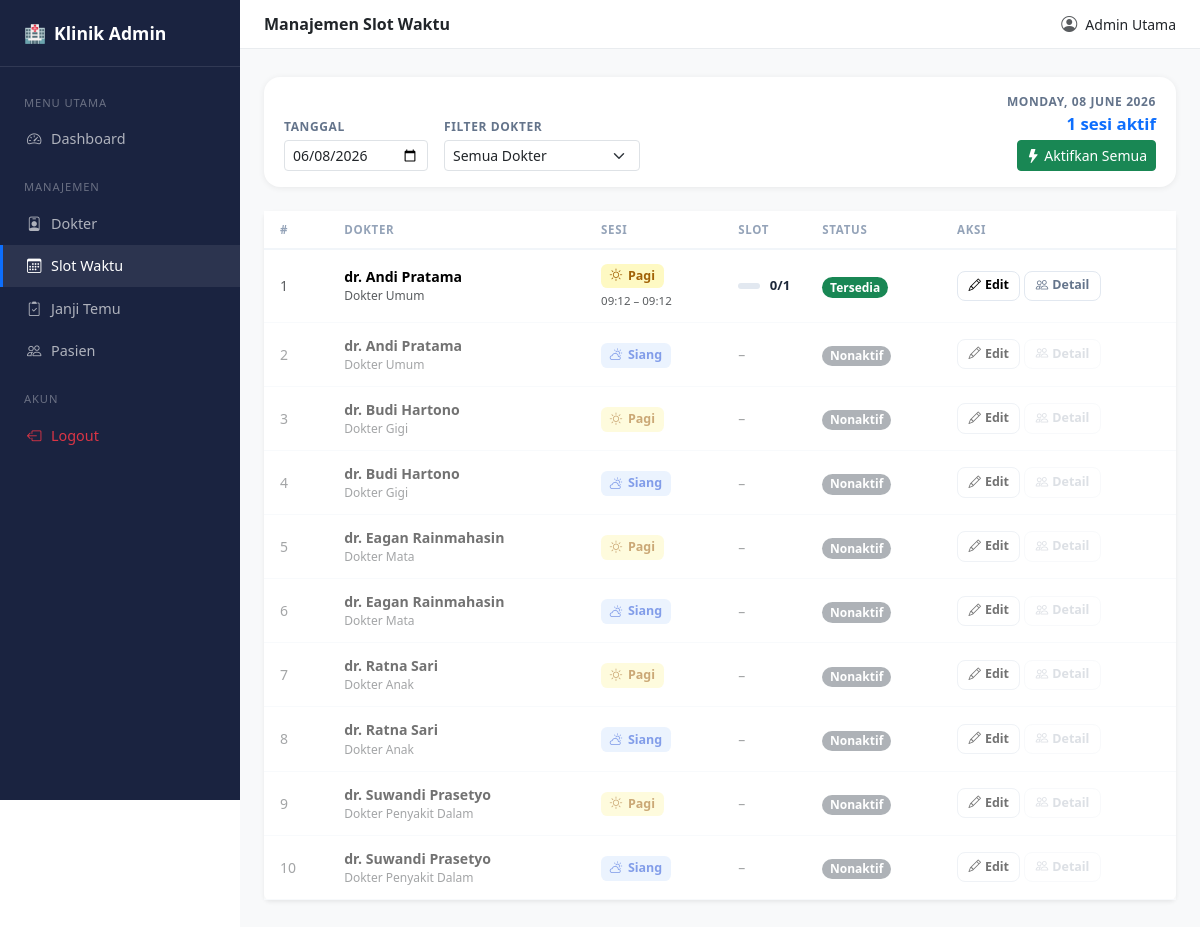
Before: /admin/slots.php (signed in) with the older database file.
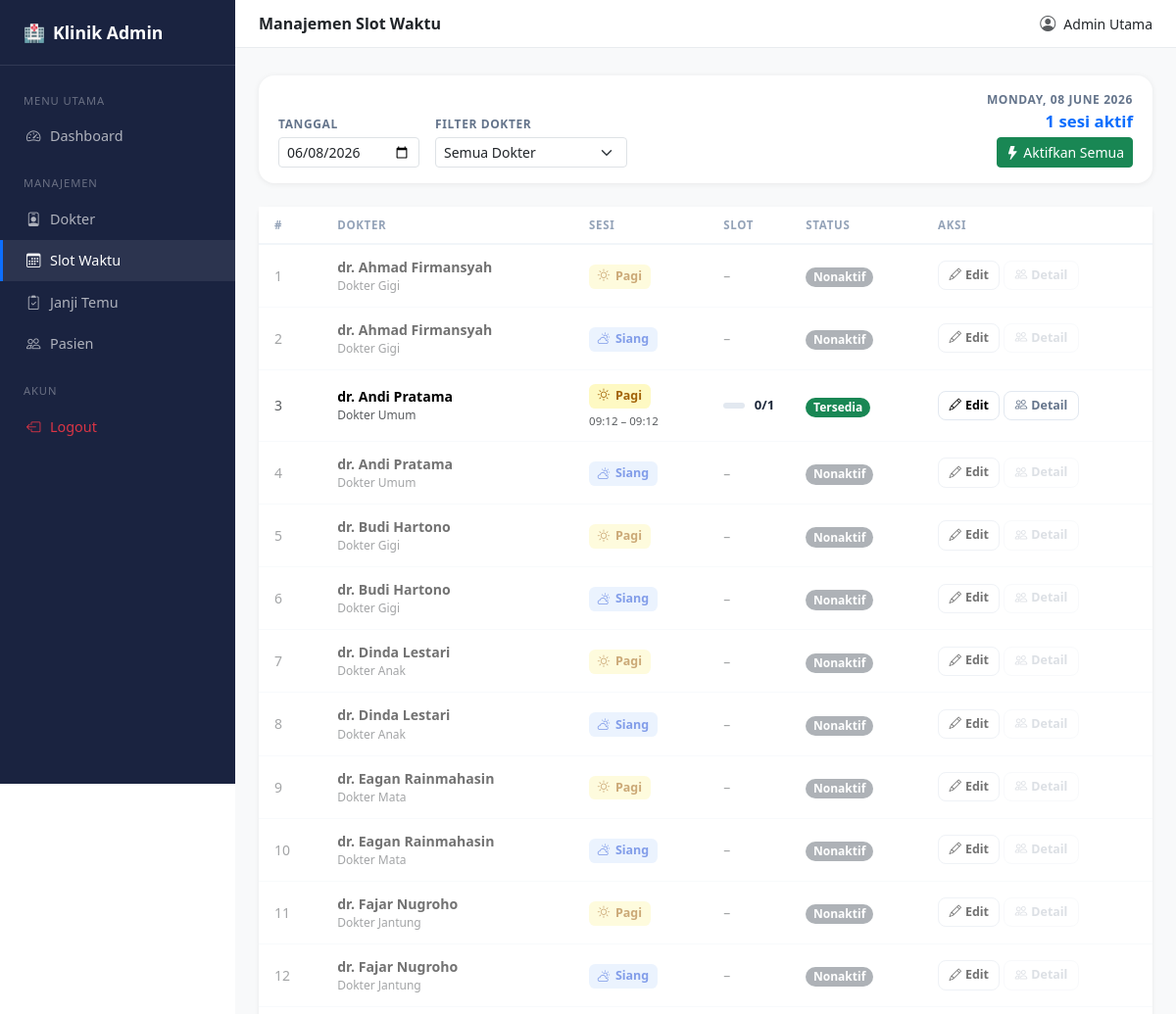
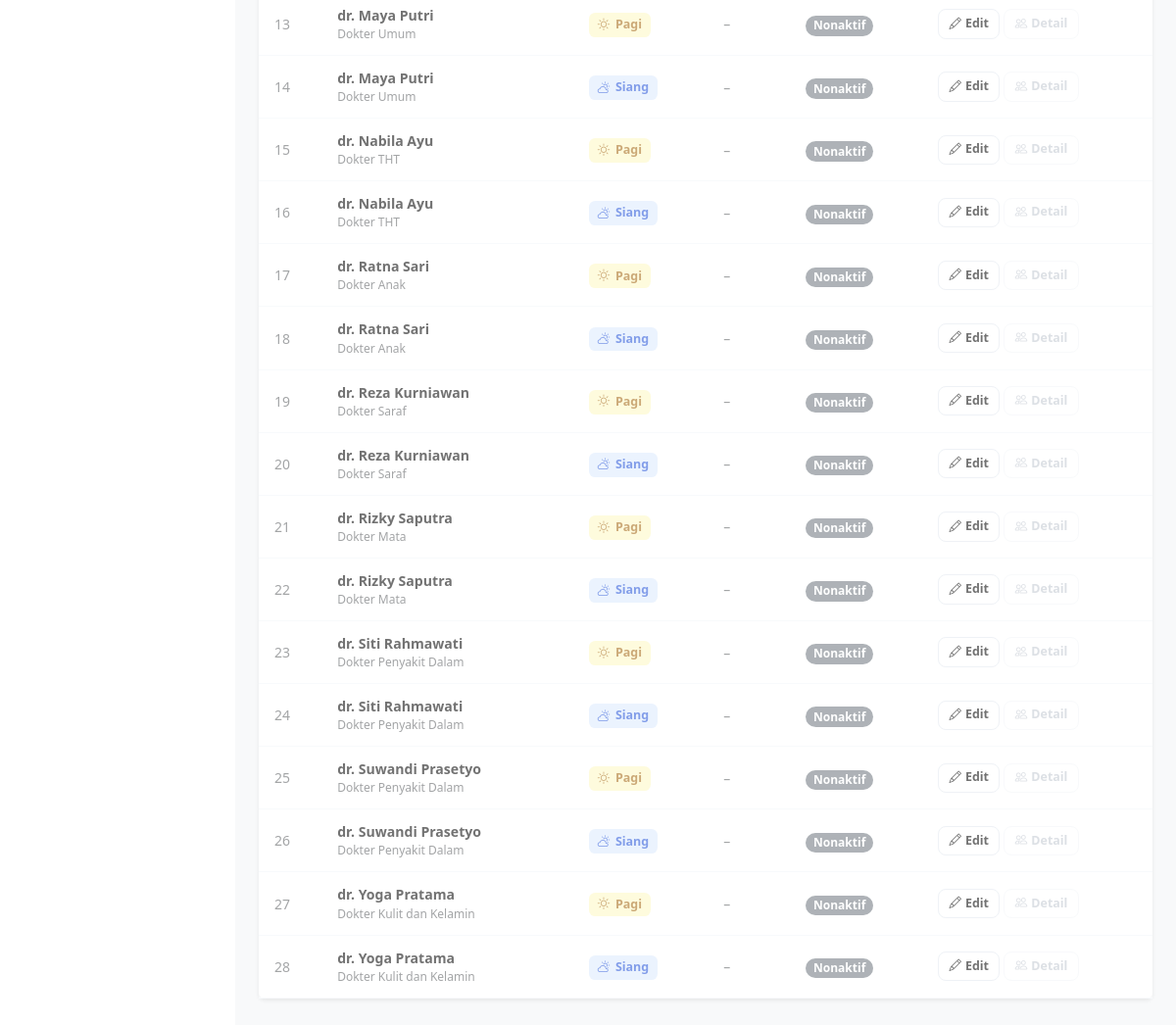
After: the same page with the newer database file (2 pictures, top to bottom).
### tables this page shows
CREATE TABLE `doctors` (
  `id` int(10) UNSIGNED NOT NULL,
  `full_name` varchar(100) NOT NULL,
  `specialization` varchar(100) DEFAULT NULL,
  `license_number` varchar(50) NOT NULL,
  `is_active` tinyint(1) NOT NULL DEFAULT 1,
  `deleted_at` datetime DEFAULT NULL
);

### admin/slots.php (the view, shortened to what the changed rows need)
<?php
require_once '../config/config.php';
require_once '../includes/layout_admin.php';
$selectedDate = (isset($_GET['date']) && $_GET['date'] !== '') ? $_GET['date'] : date('Y-m-d');
$isPastDate   = $selectedDate < date('Y-m-d');
$filterDoctor = (int)($_GET['doctor_id'] ?? 0);
$docWhere = $filterDoctor ? "AND d.id = $filterDoctor" : "";
$sql = "
    SELECT
        d.id AS doctor_id,
        d.full_name AS doctor_name,
        d.specialization,
        sesi_list.sesi,
        COUNT(ts.id) AS total_slots,
        COALESCE(SUM(ts.is_booked), 0) AS booked_slots,
        MIN(TIME(ts.slot_datetime)) AS start_time,
        MAX(TIME(ts.slot_datetime)) AS end_time
    FROM doctors d
    CROSS JOIN (SELECT 'pagi' AS sesi UNION ALL SELECT 'siang') AS sesi_list
    LEFT JOIN time_slots ts
        ON ts.doctor_id = d.id
        AND DATE(ts.slot_datetime) = ?
        AND (
            (sesi_list.sesi = 'pagi'  AND HOUR(ts.slot_datetime) >= 7  AND HOUR(ts.slot_datetime) < 12)
         OR (sesi_list.sesi = 'siang' AND HOUR(ts.slot_datetime) >= 13 AND HOUR(ts.slot_datetime) < 17)
        )
    WHERE d.is_active = 1 AND d.deleted_at IS NULL $docWhere
    GROUP BY d.id, d.full_name, d.specialization, sesi_list.sesi
    ORDER BY d.full_name, sesi_list.sesi
";
$stmt = $pdo->prepare($sql);
$stmt->execute([$selectedDate]);
$rows = $stmt->fetchAll();
$detailData = [];
?>
<div class="card border-0 shadow-sm">
    <div class="table-responsive">
        <table class="table slot-table mb-0">
            <thead>
                <tr><th>#</th><th>Dokter</th><th>Sesi</th><th>Slot</th><th>Status</th><th>Aksi</th></tr>
            </thead>
            <tbody>
            <?php if ($rows): ?>
            <?php foreach ($rows as $i => $r):
                $booked = (int)$r['booked_slots'];
                $total  = (int)$r['total_slots'];
                $active = $total > 0;
                $isFull = $active && $booked >= $total;
                $detailList = $detailData[$r['doctor_id']][$r['sesi']] ?? [];
            ?>
            <tr <?= !$active ? 'style="opacity:.55;"' : '' ?>>
                <td class="text-muted small"><?= $i+1 ?></td>
                <td>
                    <div class="fw-semibold" style="font-size:.88rem;"><?= htmlspecialchars($r['doctor_name']) ?></div>
                    <div class="text-muted" style="font-size:.75rem;"><?= htmlspecialchars($r['specialization']) ?></div>
                </td>
                <td>
                    <span class="sesi-badge <?= $r['sesi'] === 'pagi' ? 'sesi-pagi' : 'sesi-siang' ?>">
                        <i class="bi <?= $r['sesi'] === 'pagi' ? 'bi-sun' : 'bi-cloud-sun' ?>"></i>
                        <?= ucfirst($r['sesi']) ?>
                    </span>
                    <?php if ($active): ?>
                    <div class="text-muted mt-1" style="font-size:.72rem;">
                        <?= date('H:i', strtotime($r['start_time'])) ?> – <?= date('H:i', strtotime($r['end_time'])) ?>
                    </div>
                    <?php endif; ?>
                </td>
                <td>
                    <?php if ($active): ?>
                    <div class="slot-bar-wrap">
                        <div class="slot-bar">
                        </div>
                        <span class="slot-text"><?= $booked ?>/<?= $total ?></span>
                    </div>
                    <?php else: ?>
                    <span class="text-muted small">–</span>
                    <?php endif; ?>
                </td>
                <td>
                    <?php if (!$active): ?>
                    <span class="badge bg-secondary rounded-pill">Nonaktif</span>
                    <?php elseif ($isFull): ?>
                    <span class="badge bg-danger rounded-pill">Penuh</span>
                    <?php elseif ($booked > 0): ?>
                    <span class="badge bg-warning text-dark rounded-pill">Sebagian</span>
                    <?php else: ?>
                    <span class="badge bg-success rounded-pill">Tersedia</span>
                    <?php endif; ?>
                </td>
                <td>
                    <div class="d-flex gap-1 align-items-center">
                        <?php if ($isPastDate): ?>
                        <span class="text-muted small fst-italic"><i class="bi bi-lock me-1"></i>View only</span>
                        <?php else: ?>
                        <button class="btn-action"
                            onclick='openEdit(<?= $r["doctor_id"] ?>, <?= json_encode($r["doctor_name"]) ?>, <?= json_encode($r["sesi"]) ?>, <?= $total ?>)'>
                            <i class="bi bi-pencil me-1"></i>Edit
                        </button>
                        <?php endif; ?>
                        <button class="btn-action detail"
                                <?= !$active ? 'disabled style="opacity:.4;cursor:not-allowed;"' : '' ?>
                                onclick='<?= $active ? "openDetail(".json_encode($r["doctor_name"]).", ".json_encode($r["sesi"]).", ".json_encode($detailList).")" : "" ?>'>
                            <i class="bi bi-people me-1"></i>Detail
                        </button>
                    </div>
                </td>
            </tr>
            <?php endforeach; ?>
            <?php else: ?>
            <tr><td colspan="6"><div class="empty-state"><i class="bi bi-calendar-x"></i>Tidak ada dokter aktif.</div></td></tr>
            <?php endif; ?>
            </tbody>
        </table>
    </div>
</div>
<?php require_once '../includes/layout_admin_end.php'; ?>

Changed rows visible on the page:
added doctors: full_name "dr. Ahmad Firmansyah", specialization "Dokter Gigi", sesi "Pagi", shows "Nonaktif", sesi "Siang"
added doctors: full_name "dr. Dinda Lestari", specialization "Dokter Anak", sesi "Pagi", shows "Nonaktif", sesi "Siang"
added doctors: full_name "dr. Fajar Nugroho", specialization "Dokter Jantung", sesi "Pagi", shows "Nonaktif", sesi "Siang"
added doctors: full_name "dr. Maya Putri", specialization "Dokter Umum", sesi "Pagi", shows "Nonaktif", sesi "Siang"
added doctors: full_name "dr. Nabila Ayu", specialization "Dokter THT", sesi "Pagi", shows "Nonaktif", sesi "Siang"
added doctors: full_name "dr. Reza Kurniawan", specialization "Dokter Saraf", sesi "Pagi", shows "Nonaktif", sesi "Siang"
added doctors: full_name "dr. Rizky Saputra", specialization "Dokter Mata", sesi "Pagi", shows "Nonaktif", sesi "Siang"
added doctors: full_name "dr. Siti Rahmawati", specialization "Dokter Penyakit Dalam", sesi "Pagi", shows "Nonaktif", sesi "Siang"
added doctors: full_name "dr. Yoga Pratama", specialization "Dokter Kulit dan Kelamin", sesi "Pagi", shows "Nonaktif", sesi "Siang"
